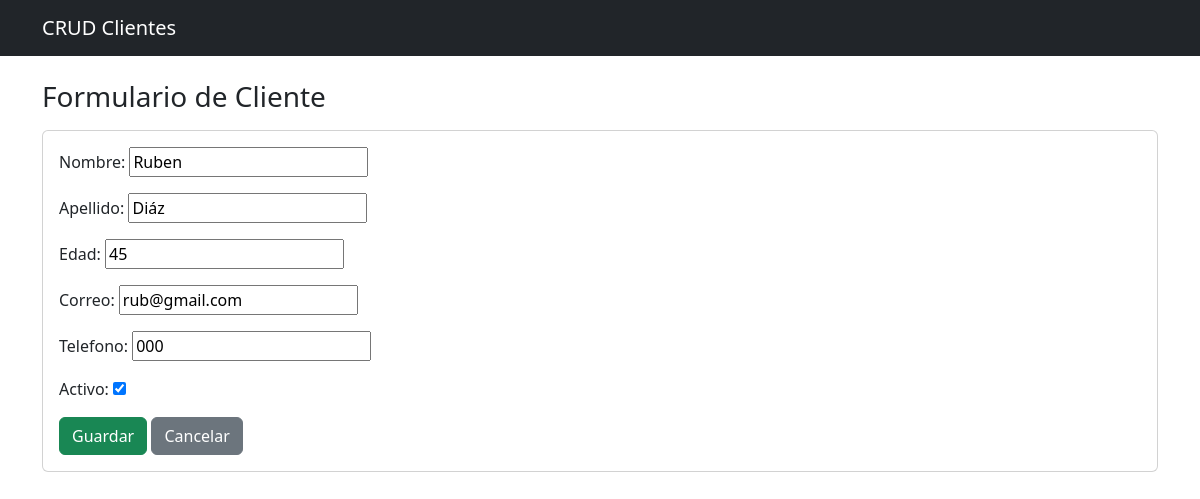
The app's page /clientes/editar/8 with its own data.
### clientes/models.py (models this page shows, shortened)
class Cliente(models.Model):
    nombre = models.CharField(max_length=100)
    apellido = models.CharField(max_length=100)
    correo = models.EmailField(unique=True)
    telefono = models.CharField(max_length=20, null=True, blank=True)
    edad = models.PositiveIntegerField()
    activo = models.BooleanField(default=True)
    fecha_creacion = models.DateTimeField(auto_now_add=True)

### clientes/views.py (the view, shortened to what this page needs)
# urls.py: path('editar/<int:pk>', ClienteUpdateView.as_view(), name='cliente_update'),
class ClienteUpdateView(UpdateView):
    model = Cliente
    template_name = 'clientes/cliente_form.html'
    fields = ['nombre', 'apellido', 'edad', 'correo', 'telefono', 'activo']
    success_url = reverse_lazy('cliente_list')

### templates/clientes/cliente_form.html (shortened to what this page needs)
{% extends 'clientes/base.html' %}
{% block content %}
<h1 class="h3 mb-3">Formulario de Cliente</h1>
<div class="card">
    <div class="card-body">
        <form method="post">
            {{ form.as_p }}
            <button type="submit" class="btn btn-success">Guardar</button>
            <a href="{% url 'cliente_list' %}" class="btn btn-secondary">Cancelar</a>
        </form>
    </div>
</div>
{% endblock %}

### records on screen
Cliente: nombre "Ruben", apellido "Diáz", edad "45", correo "rub@gmail.com", telefono "000", activo "☑"
